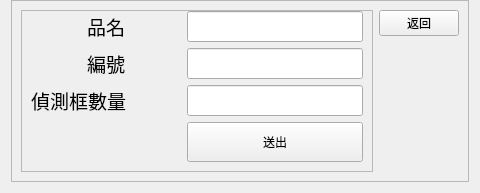
                <widget class="QWidget" name="page_2">
                 <layout class="QVBoxLayout" name="verticalLayout_12">
                  <property name="topMargin">
                   <number>0</number>
                  </property>
                  <item alignment="Qt::AlignHCenter|Qt::AlignTop">
                   <widget class="QFrame" name="frame_9">
                    <property name="frameShape">
                     <enum>QFrame::StyledPanel</enum>
                    </property>
                    <property name="frameShadow">
                     <enum>QFrame::Raised</enum>
                    </property>
                    <layout class="QHBoxLayout" name="horizontalLayout_2">
                     <item>
                      <widget class="QFrame" name="frame_6">
                       <property name="minimumSize">
                        <size>
                         <width>0</width>
                         <height>100</height>
                        </size>
                       </property>
                       <property name="maximumSize">
                        <size>
                         <width>500</width>
                         <height>550</height>
                        </size>
                       </property>
                       <property name="frameShape">
                        <enum>QFrame::StyledPanel</enum>
                       </property>
                       <property name="frameShadow">
                        <enum>QFrame::Raised</enum>
                       </property>
                       <layout class="QFormLayout" name="formLayout">
                        <property name="topMargin">
                         <number>0</number>
                        </property>
                        <item row="0" column="0">
                         <widget class="QLabel" name="label_4">
                          <property name="minimumSize">
                           <size>
                            <width>150</width>
                            <height>0</height>
                           </size>
                          </property>
                          <property name="font">
                           <font>
                            <family>3ds</family>
                            <pointsize>14</pointsize>
                           </font>
                          </property>
                          <property name="text">
                           <string>品名</string>
                          </property>
                          <property name="alignment">
                           <set>Qt::AlignCenter</set>
                          </property>
                         </widget>
                        </item>
                        <item row="0" column="1">
                         <widget class="QLineEdit" name="Setting_prod_name">
                          <property name="maximumSize">
                           <size>
                            <width>16777215</width>
                            <height>16777215</height>
                           </size>
                          </property>
                          <property name="font">
                           <font>
                            <pointsize>14</pointsize>
                           </font>
                          </property>
                          <property name="text">
                           <string/>
                          </property>
                          <property name="alignment">
                           <set>Qt::AlignCenter</set>
                          </property>
                         </widget>
                        </item>
                        <item row="1" column="0">
                         <widget class="QLabel" name="label_5">
                          <property name="minimumSize">
                           <size>
                            <width>150</width>
                            <height>0</height>
                           </size>
                          </property>
                          <property name="font">
                           <font>
                            <pointsize>14</pointsize>
                           </font>
                          </property>
                          <property name="text">
                           <string>編號</string>
                          </property>
                          <property name="alignment">
                           <set>Qt::AlignCenter</set>
                          </property>
                         </widget>
                        </item>
                        <item row="1" column="1">
                         <widget class="QLineEdit" name="Setting_prod_id">
                          <property name="maximumSize">
                           <size>
                            <width>16777215</width>
                            <height>16777215</height>
                           </size>
                          </property>
                          <property name="font">
                           <font>
                            <pointsize>14</pointsize>
                           </font>
                          </property>
                          <property name="text">
                           <string/>
                          </property>
                          <property name="alignment">
                           <set>Qt::AlignCenter</set>
                          </property>
                         </widget>
                        </item>
                        <item row="4" column="1">
                         <widget class="QPushButton" name="Setting_archiving">
                          <property name="minimumSize">
                           <size>
                            <width>0</width>
                            <height>40</height>
                           </size>
                          </property>
                          <property name="maximumSize">
                           <size>
                            <width>16777215</width>
                            <height>16777215</height>
                           </size>
                          </property>
                          <property name="text">
                           <string>送出</string>
                          </property>
                         </widget>
                        </item>
                        <item row="3" column="1">
                         <widget class="QLineEdit" name="Setting_prod_area">
                          <property name="font">
                           <font>
                            <pointsize>14</pointsize>
                           </font>
                          </property>
                          <property name="text">
                           <string/>
                          </property>
                          <property name="alignment">
                           <set>Qt::AlignCenter</set>
                          </property>
                         </widget>
                        </item>
                        <item row="3" column="0">
                         <widget class="QLabel" name="label_7">
                          <property name="font">
                           <font>
                            <pointsize>14</pointsize>
                           </font>
                          </property>
                          <property name="text">
                           <string>偵測框數量</string>
                          </property>
                          <property name="alignment">
                           <set>Qt::AlignCenter</set>
                          </property>
                          <property name="indent">
                           <number>0</number>
                          </property>
                          <property name="textInteractionFlags">
                           <set>Qt::NoTextInteraction</set>
                          </property>
                         </widget>
                        </item>
                       </layout>
                      </widget>
                     </item>
                     <item alignment="Qt::AlignTop">
                      <widget class="QPushButton" name="Setting_BackSetup">
                       <property name="layoutDirection">
                        <enum>Qt::RightToLeft</enum>
                       </property>
                       <property name="text">
                        <string>返回</string>
                       </property>
                      </widget>
                     </item>
                    </layout>
                   </widget>
                  </item>
                 </layout>
                </widget>
